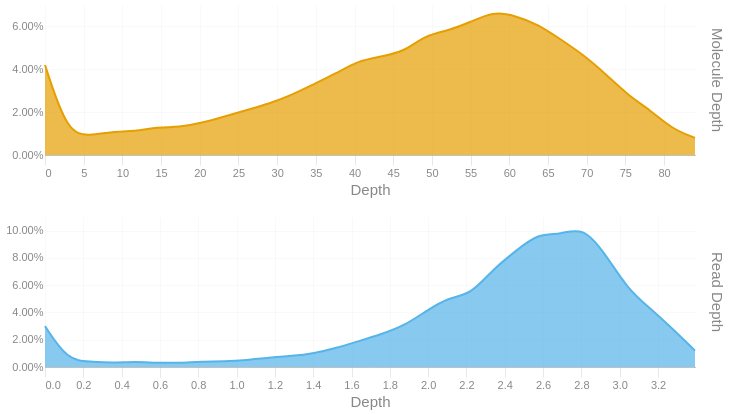

Here is the notebook cell this chart was saved with:
### Code cell
readdep = depth_hist(tb['Read Depth'], q99, 3)
readdep = readdep.with_columns(pl.lit('Read Depth').alias('Metric'))
if not SKIPLR:
    moldep = depth_hist(tb['Molecule Depth'], mol_q99, 1)
    moldep = moldep.with_columns(pl.lit('Molecule Depth').alias('Metric'))
    _hist = pl.concat([readdep, moldep])
    _hist = _hist.filter(pl.col('Proportion') != 0)
    with SafeRender(_hist):
        (
            alt.Chart(_hist)        
            .mark_area(interpolate = "basis")
            .encode(
                x=alt.X('Bin:Q').scale(domainMin=0).axis(alt.Axis(title='Depth')),
                y = alt.Y('Proportion:Q', title = None).axis(format = '.2%'),
                color = alt.Color('Metric:N').legend(None),
                row = alt.Row("Metric:N").header(title = None, labelOrient = 'right'),
                tooltip = [
                    alt.Tooltip("Metric:N", title = "Metric"),
                    alt.Tooltip('Interval:N', title = "Depth Interval"),
                    alt.Tooltip('Proportion:Q', title = "% Alignments").format('.2%')
                ]
            )
            .resolve_scale(x='independent', y='independent')
            .properties(
                height = 150, width = 650,
                usermeta={'embedOptions': {'downloadFileName': f'{samplename}.depth.hist'}}
            )
        ).display()
else:
    readdep = readdep.filter(pl.col('Proportion') != 0)
    with SafeRender(readdep):
        (
            alt.Chart(readdep)        
            .mark_area(interpolate = "basis")
            .encode(
                x=alt.X('Bin:Q').scale(domainMin=0).axis(alt.Axis(title='Depth')),
                y = alt.Y('Proportion:Q', title = None).axis(format = '.2%'),
                tooltip = [
                    alt.Tooltip('Interval:N', title = "Depth Interval"),
                    alt.Tooltip('Proportion:Q', title = "% Alignments").format('.2%')
                ]
            )
            .properties(
                usermeta={'embedOptions': {'downloadFileName': f'{samplename}.depth.hist'}}
            )
        ).display()

### Figure 1 — Vega-Lite specification as saved in the notebook (floating-point values rounded to 4 significant figures)
{"width": 650, "height": 150, "config": {"title": {"anchor": "start", "dy": -15, "fontSize": 18, "color": "#888888", "subtitleColor": "#888888", "subtitleFontSize": 14}, "arc": {"fill": "#0072B2"}, "axis": {"domainColor": "#888888", "domainWidth": 0.5, "gridWidth": 0.2, "grid": false, "titleFontWeight": 400, "titleFontSize": 15, "labelFontSize": 11, "labelColor": "#888888", "tickColor": "#888888", "tickWidth": 0.2, "titleColor": "#888888"}, "axisBand": {"grid": false}, "axisX": {"grid": true, "tickSize": 10, "domainCap": "round"}, "axisY": {"domain": false, "grid": true, "tickSize": 0, "domainCap": "round"}, "background": "transparent", "header": {"labelFontSize": 15, "labelColor": "#888888", "titleFontSize": 15, "titleFontWeight": 600, "titleColor": "#888888"}, "legend": {"labelFont": "sans-serif", "labelFontSize": 12, "labelColor": "#888888", "symbolSize": 100, "symbolType": "circle", "titleFontSize": 12, "titlePadding": 10, "titleColor": "#888888", "title": null}, "range": {"category": ["#E69F00", "#56B4E9", "#009E73", "#F0E442", "#0072B2", "#D55E00", "#CC79A7", "#000000"], "diverging": ["#cfe8f3", "#a2d4ec", "#73bfe2", "#46abdb", "#1696d2", "#12719e"]}, "area": {"fill": "#0072B2", "fillOpacity": 0.7, "line": true, "strokeOpacity": 0.7}, "line": {"color": "#0072B2", "stroke": "#0072B2", "strokeWidth": 2}, "trail": {"color": "#0072B2", "stroke": "#0072B2", "strokeWidth": 0, "size": 1}, "point": {"filled": true, "fillOpacity": 1.0, "size": 95}, "text": {"color": "#888888", "fontSize": 11, "align": "right", "fontWeight": 400, "size": 11}, "bar": {"fill": "#0072B2", "stroke": null}, "view": {"stroke": null, "continuousWidth": 660, "continuousHeight": 400}}, "data": {"name": "data-a8bdc9274f03436942a612759f9cd6e2"}, "mark": {"type": "area", "interpolate": "basis"}, "encoding": {"color": {"field": "Metric", "legend": null, "type": "nominal"}, "row": {"field": "Metric", "header": {"title": null, "labelOrient": "right"}, "type": "nominal"}, "tooltip": [{"field": "Metric", "title": "Metric", "type": "nominal"}, {"field": "Interval", "title": "Depth Interval", "type": "nominal"}, {"field": "Proportion", "format": ".2%", "title": "% Alignments", "type": "quantitative"}], "x": {"axis": {"title": "Depth"}, "field": "Bin", "scale": {"domainMin": 0}, "type": "quantitative"}, "y": {"axis": {"format": ".2%"}, "field": "Proportion", "title": null, "type": "quantitative"}}, "resolve": {"scale": {"x": "independent", "y": "independent"}}, "usermeta": {"embedOptions": {"downloadFileName": "S3_Waccamaw_1703.depth.hist"}}, "$schema": "https://vega.github.io/schema/vega-lite/v6.1.0.json", "datasets": {"data-a8bdc9274f03436942a612759f9cd6e2": [{"Bin": 0.0, "Interval": "0.0-0.117", "Proportion": 0.03, "Metric": "Read Depth"}, {"Bin": 0.117, "Interval": "0.117-0.234", "Proportion": 0.005, "Metric": "Read Depth"}, {"Bin": 0.234, "Interval": "0.234-0.351", "Proportion": 0.004, "Metric": "Read Depth"}, {"Bin": 0.351, "Interval": "0.351-0.468", "Proportion": 0.003, "Metric": "Read Depth"}, {"Bin": 0.468, "Interval": "0.468-0.585", "Proportion": 0.004, "Metric": "Read Depth"}, {"Bin": 0.585, "Interval": "0.585-0.702", "Proportion": 0.003, "Metric": "Read Depth"}, {"Bin": 0.702, "Interval": "0.702-0.819", "Proportion": 0.003, "Metric": "Read Depth"}, {"Bin": 0.819, "Interval": "0.819-0.936", "Proportion": 0.004, "Metric": "Read Depth"}, {"Bin": 0.936, "Interval": "0.936-1.053", "Proportion": 0.004, "Metric": "Read Depth"}, {"Bin": 1.053, "Interval": "1.053-1.17", "Proportion": 0.005, "Metric": "Read Depth"}, {"Bin": 1.17, "Interval": "1.17-1.287", "Proportion": 0.007, "Metric": "Read Depth"}, {"Bin": 1.287, "Interval": "1.287-1.404", "Proportion": 0.008, "Metric": "Read Depth"}, {"Bin": 1.404, "Interval": "1.404-1.521", "Proportion": 0.01, "Metric": "Read Depth"}, {"Bin": 1.521, "Interval": "1.521-1.638", "Proportion": 0.014, "Metric": "Read Depth"}, {"Bin": 1.638, "Interval": "1.638-1.755", "Proportion": 0.019, "Metric": "Read Depth"}, {"Bin": 1.755, "Interval": "1.755-1.872", "Proportion": 0.024, "Metric": "Read Depth"}, {"Bin": 1.872, "Interval": "1.872-1.989", "Proportion": 0.03, "Metric": "Read Depth"}, {"Bin": 1.989, "Interval": "1.989-2.106", "Proportion": 0.041, "Metric": "Read Depth"}, {"Bin": 2.106, "Interval": "2.106-2.223", "Proportion": 0.051, "Metric": "Read Depth"}, {"Bin": 2.223, "Interval": "2.223-2.34", "Proportion": 0.053, "Metric": "Read Depth"}, {"Bin": 2.34, "Interval": "2.34-2.457", "Proportion": 0.072, "Metric": "Read Depth"}, {"Bin": 2.457, "Interval": "2.457-2.574", "Proportion": 0.085, "Metric": "Read Depth"}, {"Bin": 2.574, "Interval": "2.574-2.691", "Proportion": 0.098, "Metric": "Read Depth"}, {"Bin": 2.691, "Interval": "2.691-2.808", "Proportion": 0.097, "Metric": "Read Depth"}, {"Bin": 2.808, "Interval": "2.808-2.925", "Proportion": 0.103, "Metric": "Read Depth"}, {"Bin": 2.925, "Interval": "2.925-3.042", "Proportion": 0.083, "Metric": "Read Depth"}, {"Bin": 3.042, "Interval": "3.042-3.159", "Proportion": 0.057, "Metric": "Read Depth"}, {"Bin": 3.159, "Interval": "3.159-3.276", "Proportion": 0.043, "Metric": "Read Depth"}, {"Bin": 3.276, "Interval": "3.276-3.393", "Proportion": 0.028, "Metric": "Read Depth"}, {"Bin": 3.393, "Interval": "3.393-3.51", "Proportion": 0.012, "Metric": "Read Depth"}, {"Bin": 0.0, "Interval": "0.0-2.9", "Proportion": 0.042, "Metric": "Molecule Depth"}, {"Bin": 2.9, "Interval": "2.9-5.8", "Proportion": 0.01, "Metric": "Molecule Depth"}, {"Bin": 5.8, "Interval": "5.8-8.7", "Proportion": 0.009, "Metric": "Molecule Depth"}, {"Bin": 8.7, "Interval": "8.7-11.6", "Proportion": 0.011, "Metric": "Molecule Depth"}, {"Bin": 11.6, "Interval": "11.6-14.5", "Proportion": 0.011, "Metric": "Molecule Depth"}, {"Bin": 14.5, "Interval": "14.5-17.4", "Proportion": 0.013, "Metric": "Molecule Depth"}, {"Bin": 17.4, "Interval": "17.4-20.3", "Proportion": 0.013, "Metric": "Molecule Depth"}, {"Bin": 20.3, "Interval": "20.3-23.2", "Proportion": 0.015, "Metric": "Molecule Depth"}, {"Bin": 23.2, "Interval": "23.2-26.1", "Proportion": 0.018, "Metric": "Molecule Depth"}, {"Bin": 26.1, "Interval": "26.1-29.0", "Proportion": 0.021, "Metric": "Molecule Depth"}, {"Bin": 29.0, "Interval": "29.0-31.9", "Proportion": 0.024, "Metric": "Molecule Depth"}, {"Bin": 31.9, "Interval": "31.9-34.7", "Proportion": 0.028, "Metric": "Molecule Depth"}, {"Bin": 34.7, "Interval": "34.7-37.6", "Proportion": 0.033, "Metric": "Molecule Depth"}, {"Bin": 37.6, "Interval": "37.6-40.5", "Proportion": 0.038, "Metric": "Molecule Depth"}, {"Bin": 40.5, "Interval": "40.5-43.4", "Proportion": 0.044, "Metric": "Molecule Depth"}, {"Bin": 43.4, "Interval": "43.4-46.3", "Proportion": 0.046, "Metric": "Molecule Depth"}, {"Bin": 46.3, "Interval": "46.3-49.2", "Proportion": 0.048, "Metric": "Molecule Depth"}, {"Bin": 49.2, "Interval": "49.2-52.1", "Proportion": 0.056, "Metric": "Molecule Depth"}, {"Bin": 52.1, "Interval": "52.1-55.0", "Proportion": 0.058, "Metric": "Molecule Depth"}, {"Bin": 55.0, "Interval": "55.0-57.9", "Proportion": 0.062, "Metric": "Molecule Depth"}, {"Bin": 57.9, "Interval": "57.9-60.8", "Proportion": 0.067, "Metric": "Molecule Depth"}, {"Bin": 60.8, "Interval": "60.8-63.7", "Proportion": 0.065, "Metric": "Molecule Depth"}, {"Bin": 63.7, "Interval": "63.7-66.6", "Proportion": 0.061, "Metric": "Molecule Depth"}, {"Bin": 66.6, "Interval": "66.6-69.5", "Proportion": 0.054, "Metric": "Molecule Depth"}, {"Bin": 69.5, "Interval": "69.5-72.4", "Proportion": 0.047, "Metric": "Molecule Depth"}, {"Bin": 72.4, "Interval": "72.4-75.3", "Proportion": 0.038, "Metric": "Molecule Depth"}, {"Bin": 75.3, "Interval": "75.3-78.2", "Proportion": 0.028, "Metric": "Molecule Depth"}, {"Bin": 78.2, "Interval": "78.2-81.1", "Proportion": 0.021, "Metric": "Molecule Depth"}, {"Bin": 81.1, "Interval": "81.1-84.0", "Proportion": 0.012, "Metric": "Molecule Depth"}, {"Bin": 84.0, "Interval": "84.0-86.87", "Proportion": 0.008, "Metric": "Molecule Depth"}]}}
